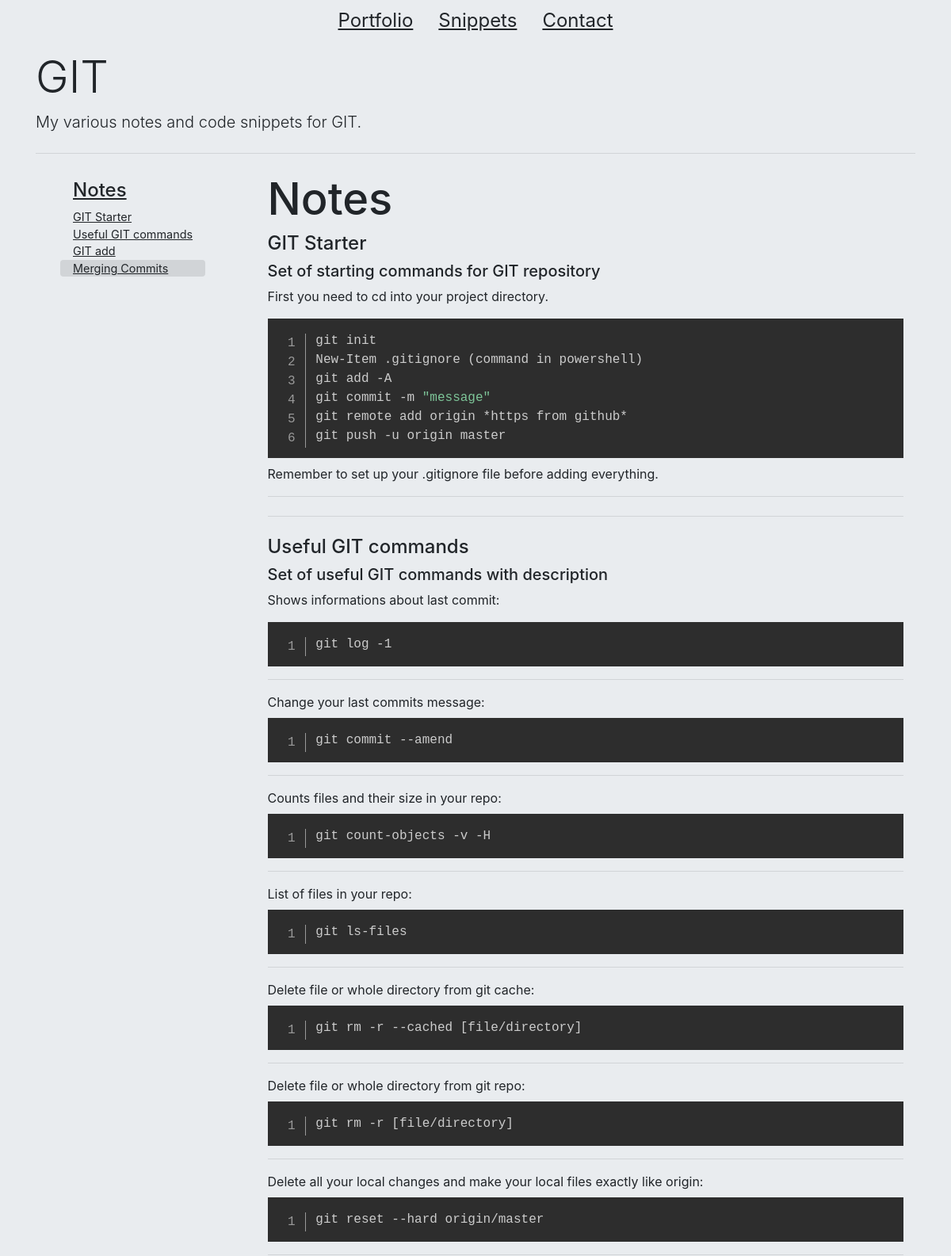
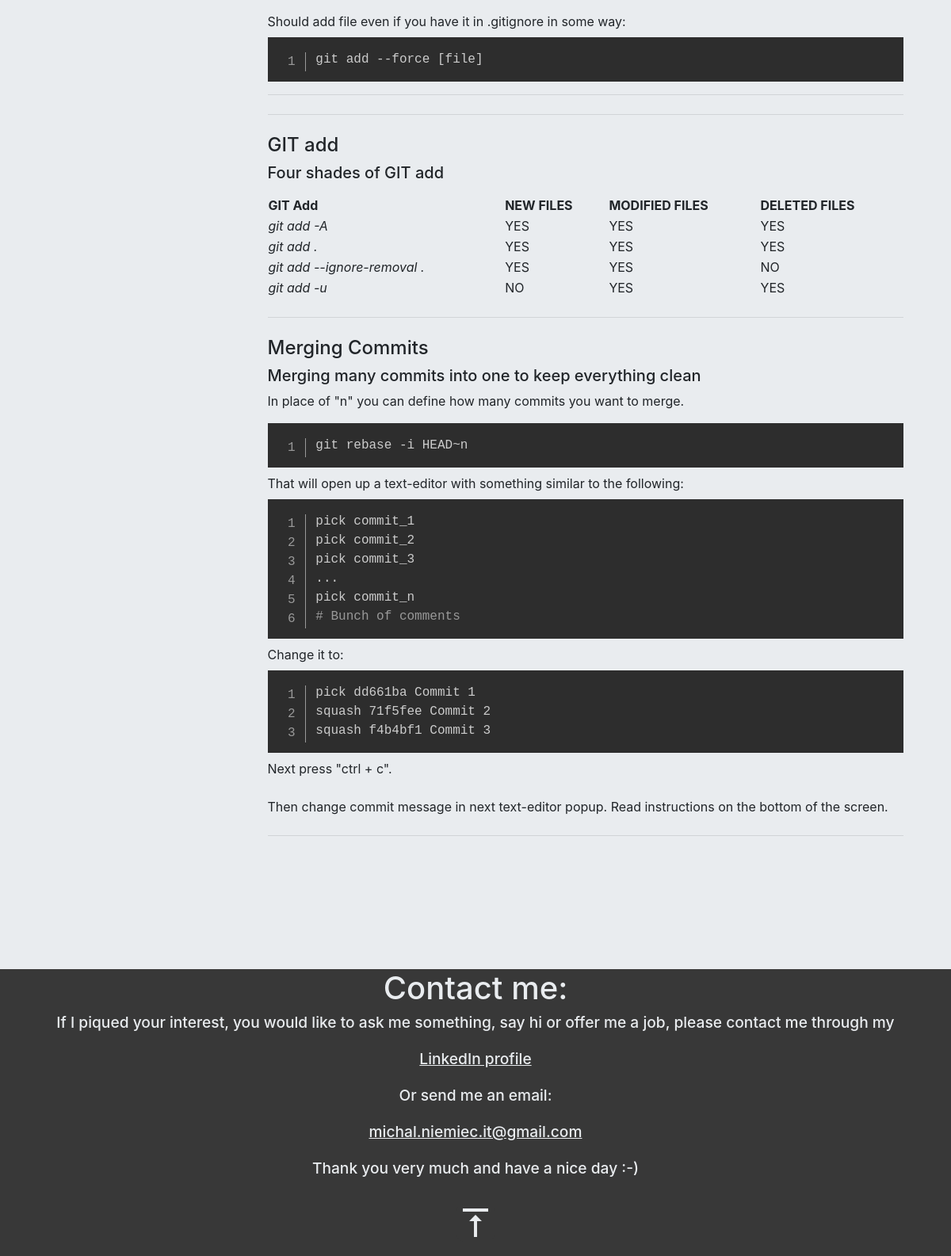
/notes/my_notes/?category=GIT, run on the app's committed database (2 pictures, top to bottom).
### notes/models.py (models this page shows, shortened)
class Category(models.Model):
    category = models.CharField(max_length=255, blank=True, null=True)
    def __str__(self):
        return self.category

class Note(models.Model):
    title = models.CharField(max_length=300)
    description = models.CharField(max_length=1000)
    details = models.TextField(max_length=10000, blank=True)
    category = models.ForeignKey(Category, on_delete=models.CASCADE, blank=True, null=True)
    sub_category = models.ForeignKey(SubCategory, on_delete=models.CASCADE, blank=True, null=True)

### notes/views.py (the view)
# urls.py: path('my_notes/', views.my_notes, name='my_notes'),
def my_notes(request):
    category = request.GET['category']
    notes = Note.objects.filter(category__category=category, sub_category__sub_category="Notes")
    snippets = Note.objects.filter(category__category=category, sub_category__sub_category="Code_Snippets")
    context = {
        'notes': notes,
        'snippets': snippets,
        'category': category
    }
    return render(request, 'my_notes.html', context)

### notes/context_processors.py (called while the page is built)
def categories(request):
    return {
        'categories': Category.objects.all()
    }

### notes/templates/my_notes.html (shortened to what this page needs)
{% extends "portfolio/base.html" %}
{% block content %}
<!DOCTYPE html>
<html lang="en">
<head>
</head>
<body>
<div class="jumbotron jumbotron-fluid">
    <div class="container">
        <h1 class="display-2">{{ category }}</h1>
        <p class="lead">My various notes and code snippets for {{ category }}.</p>
        <hr class="my-4">
        <div class="container">
            <div class="row">
                <div class="col-12 col-sm-3">
                    <nav id="navbar-example3" class="navbar sticky-top navbar-light">
                        <nav class="nav nav-pills flex-column">
                            {% if notes %}
                                <a class="nav-link" href="#notes"><h4>Notes</h4></a>
                                {% for note in notes %}
                                    <a class="nav-link" href="#note_{{ forloop.counter }}">{{ note.title }}</a>
                                {% endfor %}
                            {% endif %}
                        </nav>
                    </nav>
                </div>
                <div id="content" class="col-12 col-sm-9">
                    <div data-spy="scroll" data-target="#navbar-example3" data-offset="0">
                        {% if notes %}
                            <h1 id="notes">Notes</h1>
                            {% for note in notes %}
                                <h4 id="note_{{ forloop.counter }}">{{ note.title }}</h4>
                                <h5>{{ note.description }}</h5>
                                <p>{{ note.details|safe }}</p>
                                <hr class="my-4">
                            {% endfor %}
                        {% endif %}
                    </div>
                </div>
            </div>
        </div>
        <br><br>
    </div>
</div>
{% include 'portfolio/partials/contact_section.html' %}
</body>
</html>
{% endblock %}

### portfolio/static/css/style.css (style rules this page uses)
body { position: relative !important; background: #e9ecef !important; }
a { color: #212529 !important; text-decoration: underline !important; }
h1 { font-size: 3.5em !important; }
.navbar .active { background-color: #d1d4d7 !important; }
.navbar .nav-link { font-size:0.9em !important; }
.navbar .nav-link { padding-top: 0px !important; padding-bottom: 0px !important; }
.navbar { max-height: 100vh !important; overflow-y: auto !important; }

### portfolio/static/css/prism.css (style rules this page uses)
code[class*="language-"], pre[class*="language-"] { color: #ccc; background: none; font-family: Consolas, Monaco, 'Andale Mono', 'Ubuntu Mono', monospace; font-size: 1em; text-align: left; white-space: pre; word-spacing: normal; word-break: normal; word-wrap: normal; line-height: 1.5; -moz-tab-size: 4; -o-tab-size: 4; tab-size: 4; -webkit-hyphens: none; -moz-hyphens: none; -ms-hyphens: none; hyphens: none; }
pre[class*="language-"] { padding: 1em; margin: .5em 0; overflow: auto; }
:not(pre) > code[class*="language-"], pre[class*="language-"] { background: #2d2d2d; }
pre[class*="language-"].line-numbers { position: relative; padding-left: 3.8em; counter-reset: linenumber; }
pre[class*="language-"].line-numbers > code { position: relative; white-space: inherit; }

### data on the page
Category: category "GIT"
Note: title "GIT Starter", description "Set of starting commands for GIT repository", details "First you need to cd into your project directory. git init New-Item .gitignore (command in powershell) git add -A git commit -m \"message\" git remote add origin *https from github* git push -u origin master Remember to set up your .gitignore file before adding everything."
Note: title "Useful GIT commands", description "Set of useful GIT commands with description", details "Shows informations about last commit: git log -1 Change your last commits message: git commit --amend Counts files and their size in your repo: git count-objects -v -H List of files in your repo: git ls-files Delete file or whole directory from git cache: git rm -r --cached [file/directory] Delete file or whole directory from git repo: git rm -r [file/directory] Delete all your local changes and make your local files exactly like origin: git reset --hard origin/master Should add file even if you have it in .gitignore in some way: git add --force [file]"
Note: title "GIT add", description "Four shades of GIT add", details "GIT Add NEW FILES MODIFIED FILES DELETED FILES git add -A YES YES YES git add . YES YES YES git add --ignore-removal . YES YES NO git add -u NO YES YES"
Note: title "Merging Commits", description "Merging many commits into one to keep everything clean", details "In place of \"n\" you can define how many commits you want to merge. git rebase -i HEAD~n That will open up a text-editor with something similar to the following: pick commit_1 pick commit_2 pick commit_3 ... pick commit_n # Bunch of comments Change it to: pick dd661ba Commit 1 squash 71f5fee Commit 2 squash f4b4bf1 Commit 3 Next press \"ctrl + c\". Then change commit message in next text-editor popup. Read instructions on the bottom of the screen."
